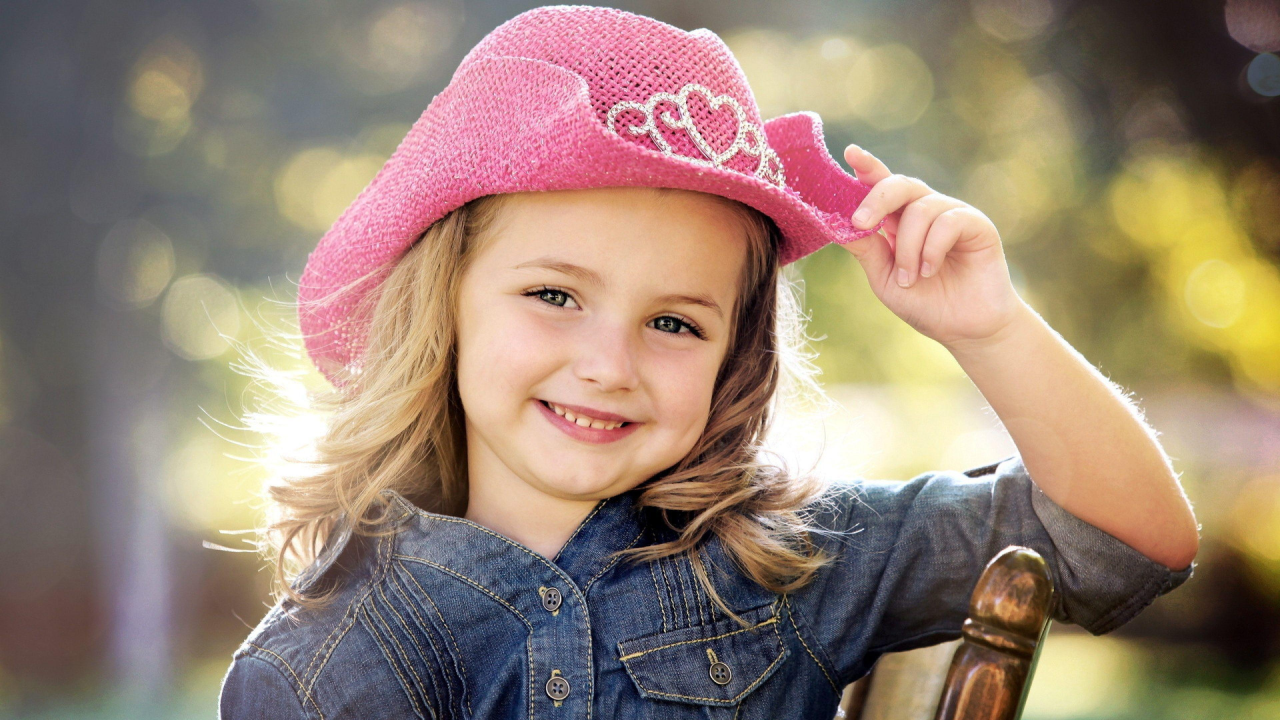
#> input picture InputImg/G1.jpg, 3840 x 2160 px (shown at 1/3 size)
$ python A2.py
#> lines starting #> are read from the running program, lines starting #| are printed output that depends on the picture
### CV2.py
import cv2
import tkinter as tk

# Create a temporary Tkinter window (hidden)
root = tk.Tk()
root.withdraw()  # Hide the win
screen_width = root.winfo_screenwidth()
screen_height = root.winfo_screenheight()


def imshowC(winname: str, mat: cv2.typing.MatLike) -> None:
    cv2.imshow(winname, mat)
    cv2.moveWindow(winname, (screen_width - mat.shape[1]) // 2, (screen_height - mat.shape[0]) // 2)
    cv2.waitKey(0)


# [4 lines left out: function imshow, not called in this run]

### Weeak1/Q4/A2.py
import numpy as np
import cv2

import cv2

import CV2

# Load the image
image = cv2.imread('../../InputImg/G1.jpg', cv2.IMREAD_COLOR)
#> image is the input picture: shape (2160, 3840, 3); mean B, G, R 115, 130.5, 151.4


# image = cv2.resize(image,None,fx=0.4,fy=0.4)
# CV2.imshow("OriginalImage",image)
# cv2.destroyAllWindows()


# Function to reduce spatial resolution
def reduce_resolution(image, block_size):
#> called with block_size = 3
    height, width, channels = image.shape
#> height = 2160; width = 3840; channels = 3
    new_image = np.zeros((height // block_size, width // block_size, channels), dtype=np.uint8)
    for i in range(0, height, block_size):
        for j in range(0, width, block_size):
            # Use floor division to ensure indices are within bounds
            block = image[i:i + block_size, j:j + block_size]
            average_color = np.mean(block, axis=(0, 1))
            new_image[i // block_size - 1, j // block_size - 1] = average_color.astype(np.uint8)
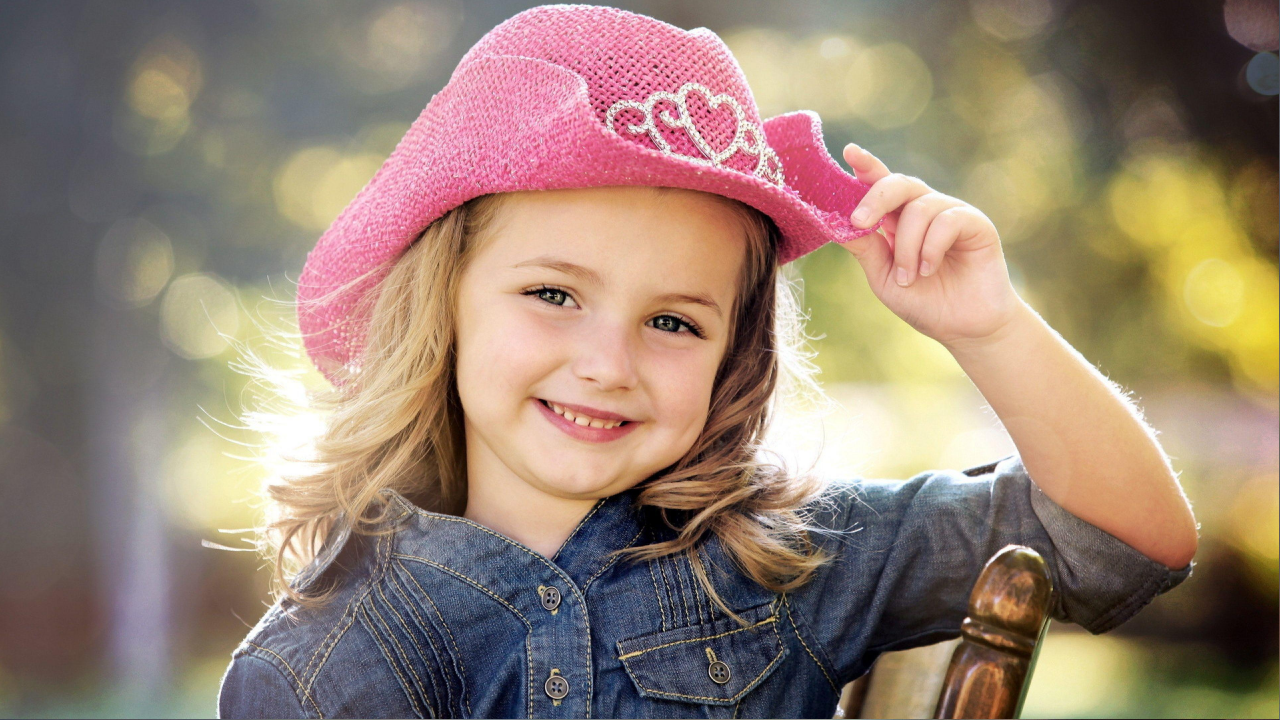
#> new_image: shape (720, 1280, 3); mean B, G, R 114.5, 130.1, 150.9
    return new_image


# Reduce resolution for different block sizes
image_3x3 = reduce_resolution(image, 3)
image_5x5 = reduce_resolution(image, 5)
image_7x7 = reduce_resolution(image, 7)
#> call 3 of reduce_resolution, with block_size = 7
#> after the loop in reduce_resolution (call 3), `for i in range(0, height, block_size):`:
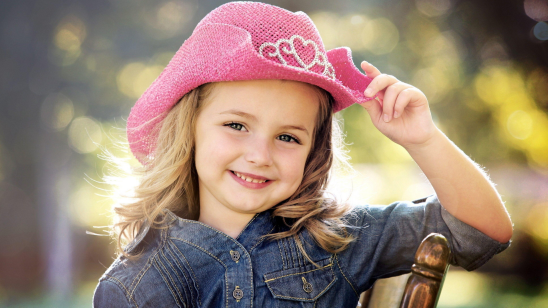
#> new_image: shape (308, 548, 3); mean B, G, R 114.5, 130.1, 151

CV2.imshowC("image_3x3", image_3x3)

CV2.imshowC("image_5x5", image_5x5)

CV2.imshowC("image_7x7", image_7x7)

# Save the images
cv2.imwrite('image_3x3.jpg', image_3x3)
cv2.imwrite('image_5x5.jpg', image_5x5)
cv2.imwrite('image_7x7.jpg', image_7x7)
